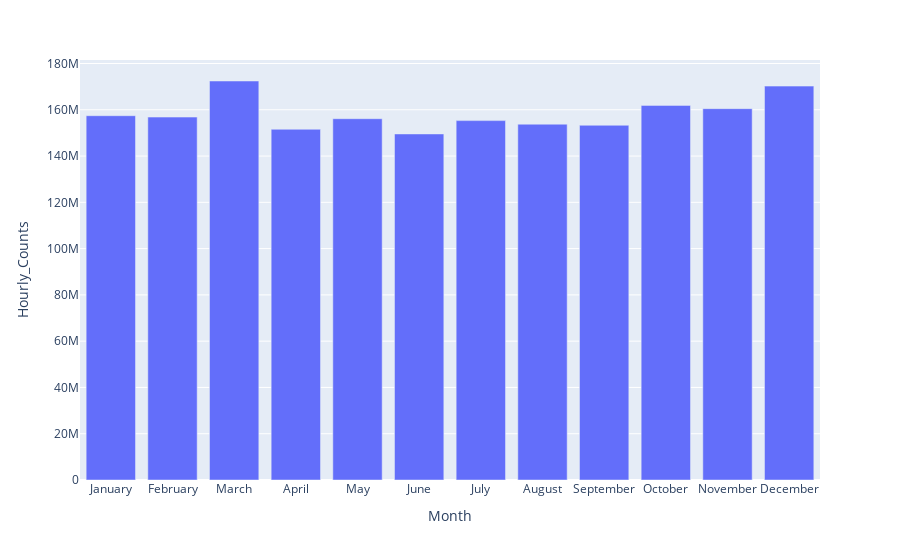

The cell this chart's notebook holds for it:
### Markdown cell above
Q: What if we want to plot in calendar order?

### Code cell
# use some pandas-fu because `sort_values` doesn't have a `key` param (to be added in v1.1!)
# this creates a new column with corresponding calendar month numbers
months_2019_df["month_num"] = pd.to_datetime(months_2019_df["Month"], format="%B").dt.month

px.bar(months_2019_df.sort_values(by="month_num"), x="Month", y="Hourly_Counts")

### Figure 1 — Plotly figure (JSON) as saved in the notebook; plotly's stock layout.template omitted (floating-point values rounded to 4 significant figures)
{"data": [{"alignmentgroup": "True", "hovertemplate": "Month=%{x}<br>Hourly_Counts=%{y}<extra></extra>", "legendgroup": "", "marker": {"color": "#636efa"}, "name": "", "offsetgroup": "", "orientation": "v", "showlegend": false, "textposition": "auto", "type": "bar", "x": ["January", "February", "March", "April", "May", "June", "July", "August", "September", "October", "November", "December"], "xaxis": "x", "y": [157435313, 156843588, 172436211, 151564562, 156137355, 149554005, 155313182, 153766468, 153304281, 161901572, 160487798, 170223773], "yaxis": "y"}], "layout": {"barmode": "relative", "legend": {"tracegroupgap": 0}, "margin": {"t": 60}, "xaxis": {"anchor": "y", "autorange": true, "domain": [0, 1], "range": [-0.5, 11.5], "title": {"text": "Month"}, "type": "category"}, "yaxis": {"anchor": "x", "autorange": true, "domain": [0, 1], "range": [0, 181500000.0], "title": {"text": "Hourly_Counts"}, "type": "linear"}}}
